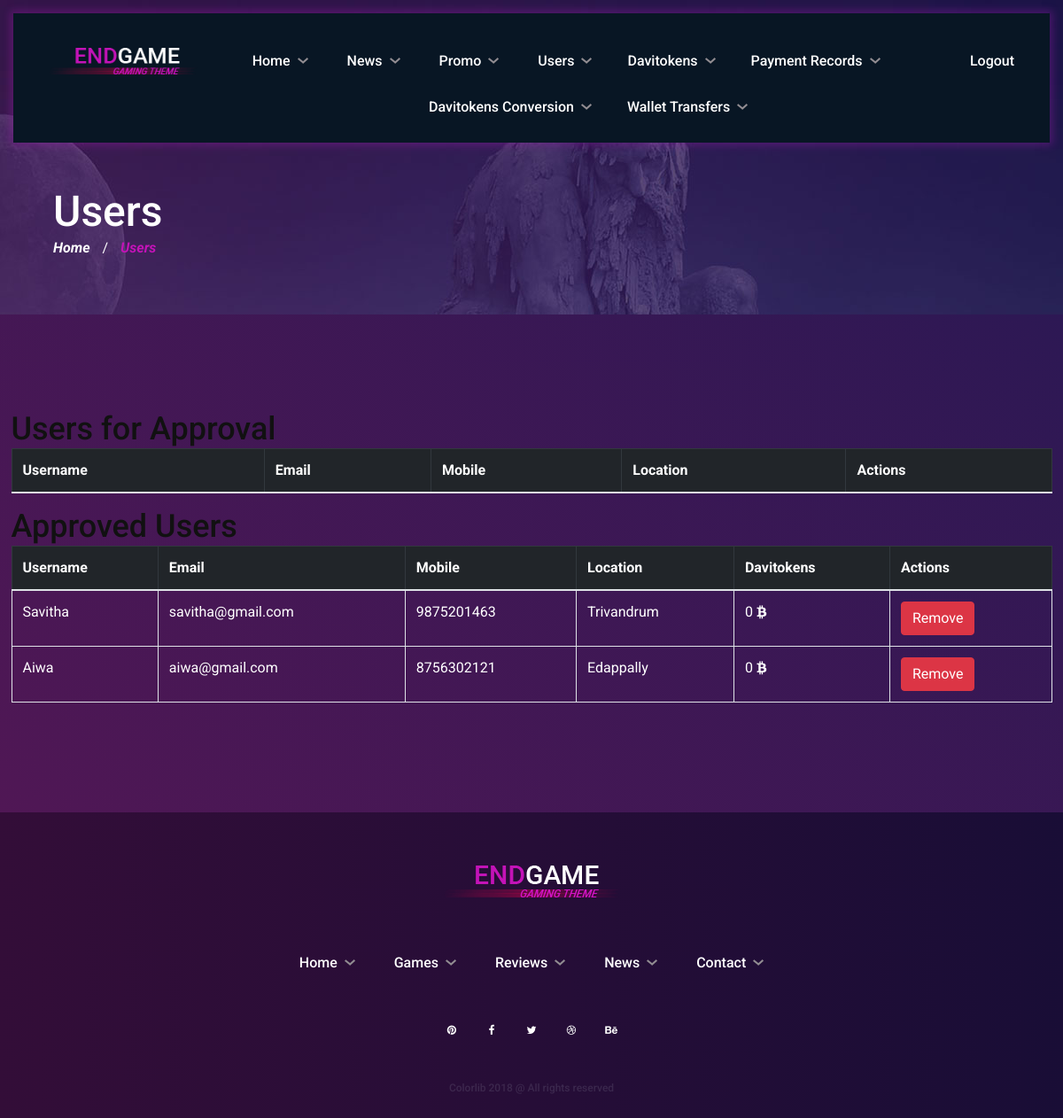
Before: /manage_users with the older database file.
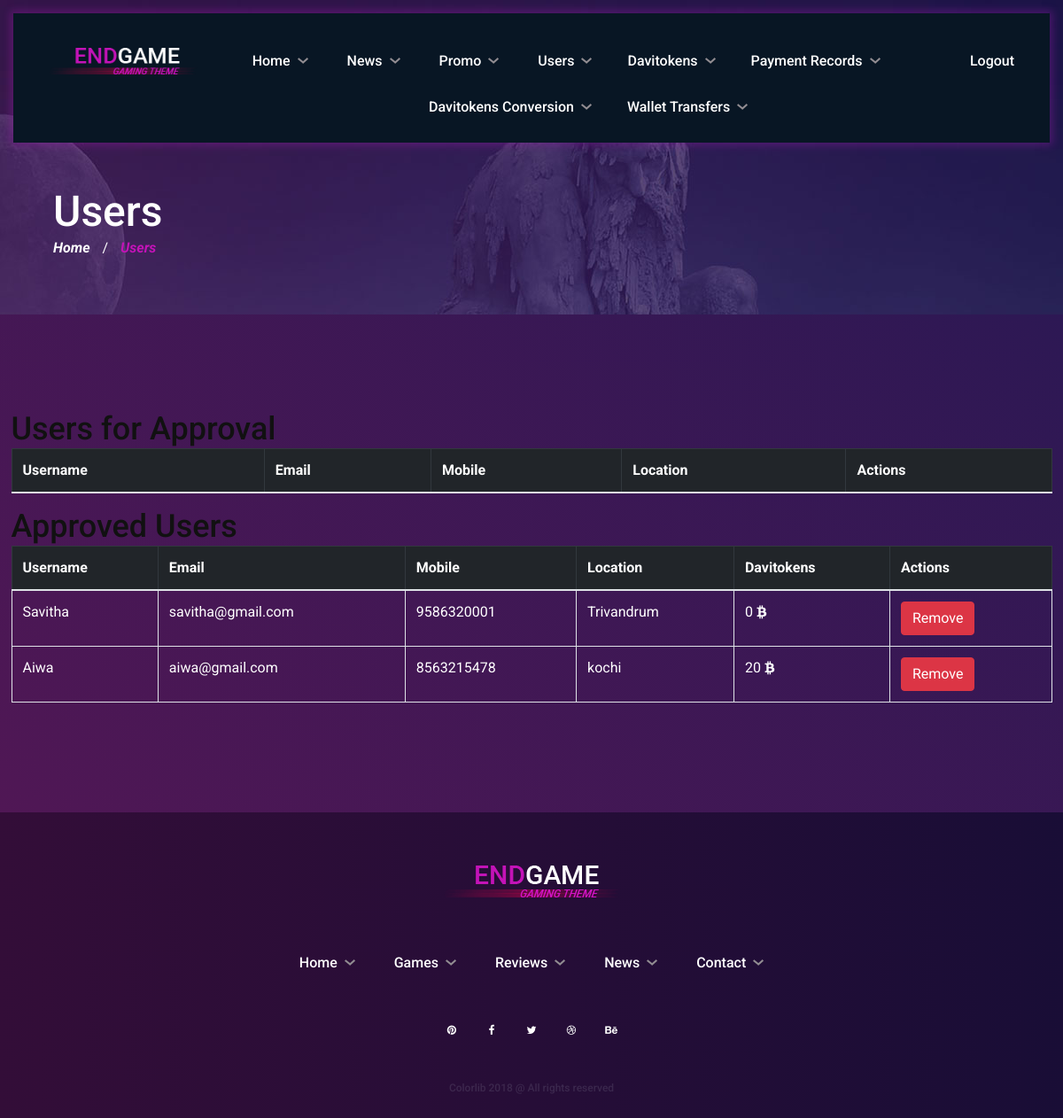
After: the same page with the newer database file.
### davigame/models.py (models this page shows, shortened)
class User(AbstractUser):
    location = models.CharField(max_length=225)
    mobile = models.CharField(max_length=15)
    is_approved = models.BooleanField(default=False)
    davitokens = models.IntegerField(default=0)
    wallet_amount = models.IntegerField(default=0)

### davigame/views.py (the view, shortened to what this page needs)
# urls.py: path('manage_users', views.manage_users, name='manage_users'),
def manage_users(request):
    users = User.objects.filter(is_approved=False, is_superuser=False)
    approved_users = User.objects.filter(is_superuser=False, is_approved=True)
    return render(request, 'manage_users.html', {'users': users, 'approved_users': approved_users})

### templates/manage_users.html (shortened to what the changed rows need)
{% load static %}
<!DOCTYPE html>
<html lang="zxx">
<head>
	<link rel="stylesheet" href="{% static 'css/bootstrap.min.css' %}"/>
	<link rel="stylesheet" href="{% static 'css/font-awesome.min.css' %}"/>
	<link rel="stylesheet" href="{% static 'css/slicknav.min.css' %}"/>
	<link rel="stylesheet" href="{% static 'css/owl.carousel.min.css' %}"/>
	<link rel="stylesheet" href="{% static 'css/magnific-popup.css' %}"/>
	<link rel="stylesheet" href="{% static 'css/animate.css' %}"/>
	<link rel="stylesheet" href="{% static 'css/style.css' %}"/>
</head>
<body>
	<section class="page-top-section set-bg" data-setbg="{% static 'img/page-top-bg/1.jpg' %}">
		<div class="page-info">
			<h2>Users</h2>
		</div>
	</section>
	<section class="games-section">
		<div class="container">
			<div class="row">
                <h2>Users for Approval</h2>
                <table class="table table-bordered table-hover" data-aos="fade-up" data-aos-delay="100">
                    <thead class="table-dark">
                      <tr>
                        <th>Username</th>
                        <th>Email</th>
                        <th>Mobile</th>
                        <th>Location</th>
                        <th>Actions</th>
                      </tr>
                    </thead>
                  </table><br>
                  <h2>Approved Users</h2><br>
                  <table class="table table-bordered table-hover" data-aos="fade-up" data-aos-delay="300">
                    <thead class="table-dark">
                      <tr>
                        <th>Username</th>
                        <th>Email</th>
                        <th>Mobile</th>
                        <th>Location</th>
                        <th>Davitokens</th>
                        <th>Actions</th>
                      </tr>
                    </thead>
                    <tbody>
                      {% for user in approved_users %}
                      <tr>
                          <td>{{ user.username }}</td>
                          <td> {{ user.email }} </td>
                          <td> {{ user.mobile }} </td>
                          <td> {{ user.location }} </td>
                          <td> {{ user.davitokens }} <i class="fa fa-bitcoin"></i></td>
                          <form action="{% url 'manage_users' %}" method="POST" data-aos="fade-up" data-aos-delay="200">
                              <td><button name="action" value="remove" type="submit" class="btn btn-danger" onclick="return remove()">Remove</button></td>
                          </form>
                      </tr>
                      {% endfor %}
                    </tbody>
                  </table>
			</div>
		</div>
	</section>
	</body>
</html>

Changed rows visible on the page:
changed User "Savitha": mobile "9875201463" → "9586320001"
changed User "Aiwa": mobile "8756302121" → "8563215478"; location "Edappally" → "kochi"; davitokens "0" → "20"
